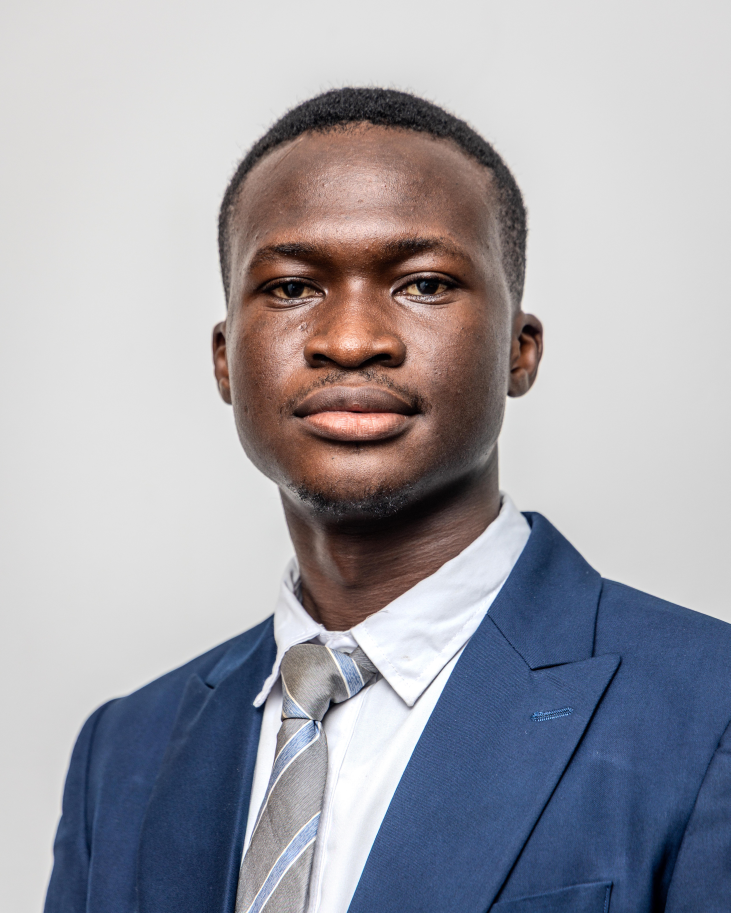
#> input picture photo.JPG, 4382 x 5477 px, found by its file name (shown at 1/6 size)
$ python today.py
#> lines starting #> are read from the running program, lines starting #| are printed output that depends on the picture
#!/usr/bin/env python3
"""
Generates Abdulai Yorli Iddrisu's animated neofetch-style GitHub profile SVGs.

Inspired by Andrew6rant's profile. It:
  1. Converts `photo.jpg` into a colored ASCII-art portrait.
  2. Fetches live GitHub stats (repos, stars, commits, followers, account age)
     via the GitHub GraphQL API.
  3. Renders `dark_mode.svg` and `light_mode.svg`.

Locally:   python today.py            (uses placeholder stats if no token)
In CI:     set env ACCESS_TOKEN + USER_NAME, then run.

Env vars:
  ACCESS_TOKEN  GitHub Personal Access Token (classic) with `read:user`,
                `repo` scopes. In GitHub Actions this is a repo secret.
  USER_NAME     GitHub login (default: yorliabdulai)
"""

from __future__ import annotations
import datetime as _dt
import html
import json
import os
import glob
import urllib.request
import urllib.error
from PIL import Image, ImageOps, ImageEnhance

HERE = os.path.dirname(os.path.abspath(__file__))


def _find_photo():
    """Locate photo.* regardless of case/extension (Linux CI is case-sensitive)."""
    for pat in ("photo.jpg", "photo.jpeg", "photo.png", "photo.JPG",
                "photo.JPEG", "photo.PNG"):
        p = os.path.join(HERE, pat)
        if os.path.exists(p):
            return p
    hits = [f for f in glob.glob(os.path.join(HERE, "photo.*"))
            if f.lower().rsplit(".", 1)[-1] in ("jpg", "jpeg", "png")]
    return hits[0] if hits else os.path.join(HERE, "photo.jpg")


PHOTO = _find_photo()

USER_NAME = os.environ.get("USER_NAME", "yorliabdulai")
# Prefer a user PAT (full contribution data); fall back to the Action's
# built-in GITHUB_TOKEN so stats can work even without creating a PAT.
ACCESS_TOKEN = (os.environ.get("ACCESS_TOKEN")
                or os.environ.get("GH_TOKEN")
                or os.environ.get("GITHUB_TOKEN") or "")

# ---- personal info (edit here) ----------------------------------------------
LINKEDIN = os.environ.get("LINKEDIN", "linkedin.com/in/abdulai-yorli-iddrisu")
MEDIUM = os.environ.get("MEDIUM", "medium.com/@iddrisuabdulaiyorli1")

# --- Portrait config ----------------------------------------------------------
# The portrait is rendered as deterministic colored pixels (SVG <rect>s), NOT
# font-based ASCII. Text ASCII gets distorted by whatever monospace font the
# viewer's browser happens to use; rectangles render pixel-identically
# everywhere, so the face is always faithful.
PORTRAIT_COLS = 74           # horizontal resolution of the portrait
CELL = 5.6                   # px per pixel-cell
BG_DROP = 0.88               # normalized-luminance above this -> transparent bg
# Info-panel text-cell metrics.
CHAR_W = 8.4
CHAR_H = 16.0


# =============================================================================
# GitHub GraphQL stats
# =============================================================================
# [20 lines left out: function _gql, not called in this run]


def _placeholder_stats() -> dict:
    return dict(
        repos="—", contributed="—", stars="—", commits="—",
        followers="—", following="—", uptime="live in CI",
        year=_dt.date.today().year, live=False,
    )


def fetch_stats() -> dict:
    """Return a dict of live stats, or placeholder values on any problem.

    Prints clear diagnostics to the Action log so failures are debuggable.
    """
    src = ("ACCESS_TOKEN" if os.environ.get("ACCESS_TOKEN")
           else "GH_TOKEN" if os.environ.get("GH_TOKEN")
           else "GITHUB_TOKEN" if os.environ.get("GITHUB_TOKEN") else None)
    print(f"[stats] user={USER_NAME}  token_source={src}  "
          f"token_present={bool(ACCESS_TOKEN)}")
    if not ACCESS_TOKEN:
        print("[stats] No token in environment -> placeholder '—'. "
              "In the workflow, ensure a token is passed as ACCESS_TOKEN "
              "(secret) or GITHUB_TOKEN.")
        return _placeholder_stats()

    try:
        return _fetch_stats_live()
    except Exception as e:  # noqa: BLE001 - log & degrade, never break the run
        print(f"[stats] API ERROR -> placeholder. Reason: {e}")
        return _placeholder_stats()


# [60 lines left out: function _fetch_stats_live, not called in this run]


# =============================================================================
# ASCII portrait
# =============================================================================
def load_and_crop(path: str) -> Image.Image:
    """Tight head-and-shoulders crop, then enhance so facial features pop."""
#> called with path = 'photo.jpg'
    img = Image.open(path).convert("RGB")
#> img is the input picture: PIL image 4382x5477 RGB; mean R, G, B 161.9, 161.1, 168.4
    img = ImageOps.exif_transpose(img)          # respect camera orientation
    w, h = img.size
#> w = 4382; h = 5477
    # Crop to the top ~60% (head + shoulders) and trim a little off the sides
    # so the face fills the frame -> maximum detail per character.
    left, right = int(w * 0.06), int(w * 0.94)
#> left = 262; right = 4119
    img = img.crop((left, 0, right, int(h * 0.60)))
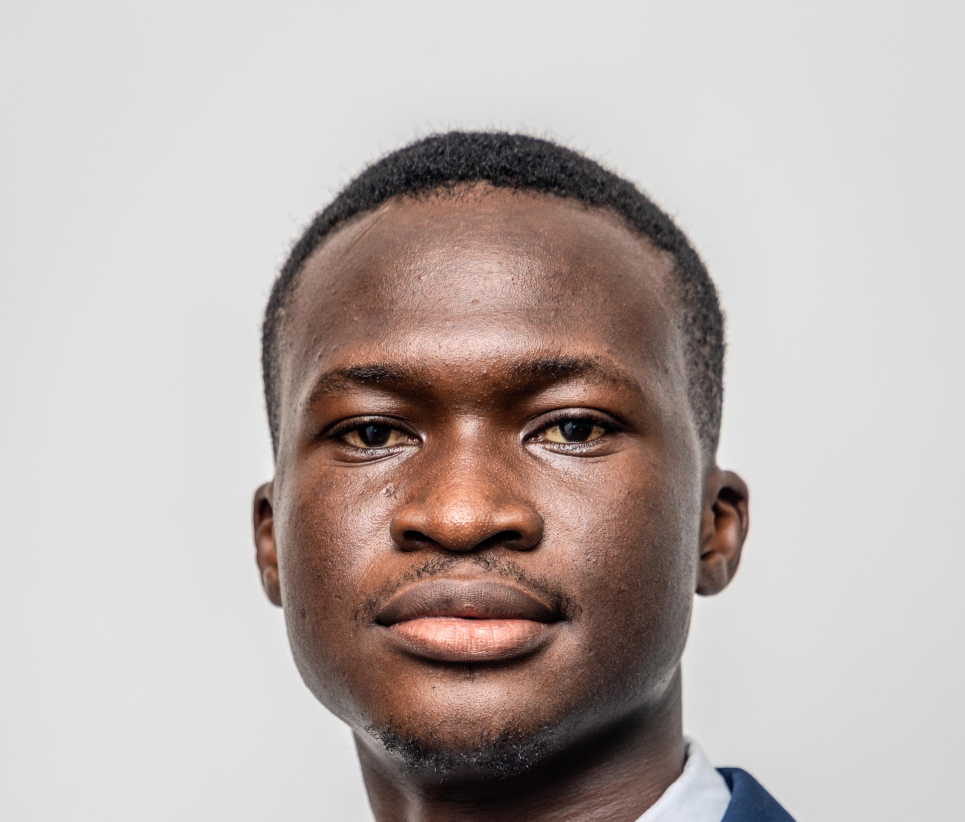
#> img: PIL image 3857x3286 RGB (shown at 1/4 size); mean R, G, B 187.7, 177.3, 174
    # Feature enhancement: normalize tonal range, boost contrast, sharpen edges.
    img = ImageOps.autocontrast(img, cutoff=1)
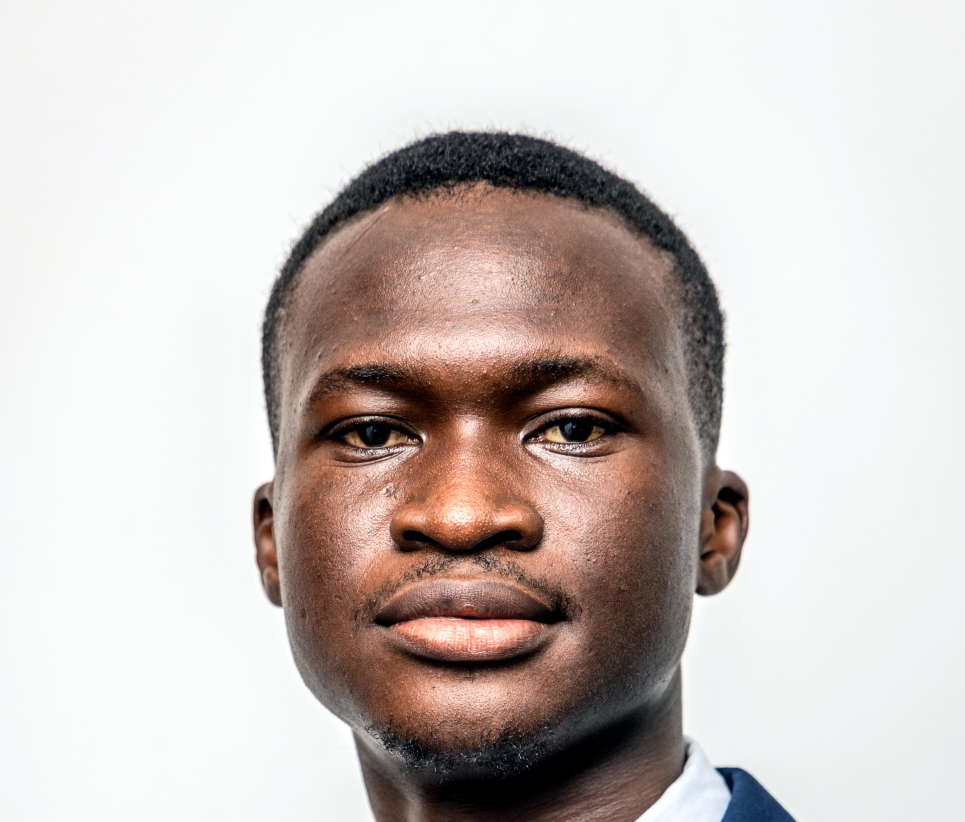
#> img: PIL image 3857x3286 RGB (shown at 1/4 size); mean R, G, B 204.1, 195.3, 191.7
    img = ImageEnhance.Contrast(img).enhance(1.25)
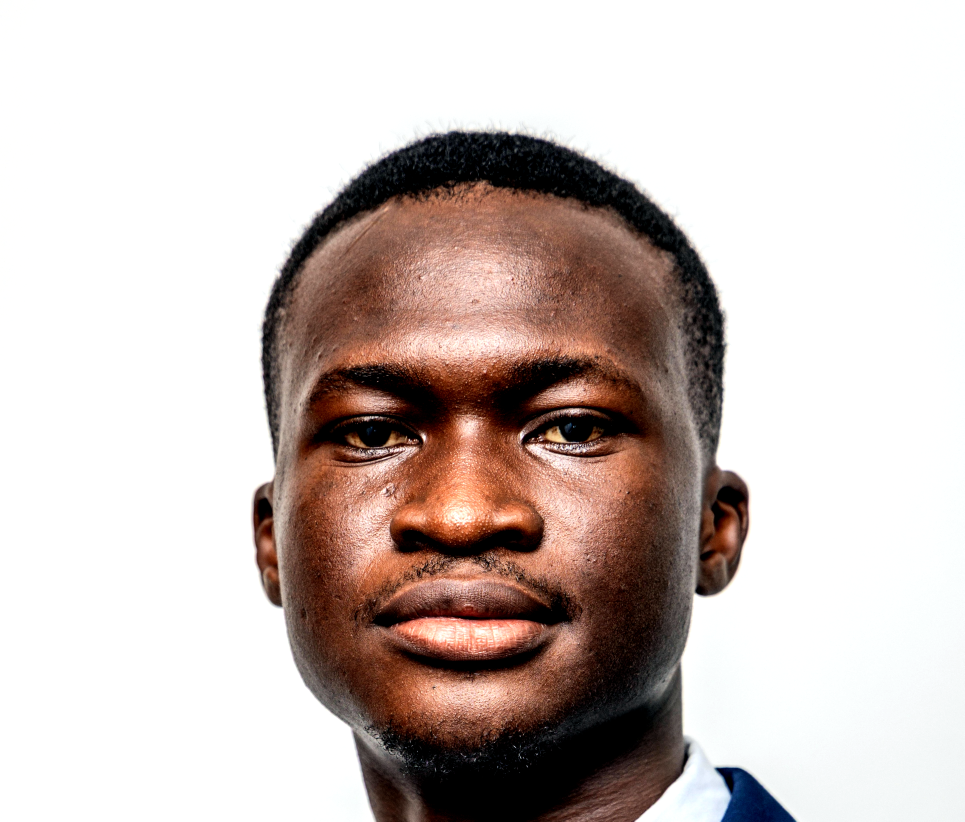
#> img: PIL image 3857x3286 RGB (shown at 1/4 size); mean R, G, B 203.7, 191.7, 187.5
    img = ImageEnhance.Sharpness(img).enhance(1.6)
    return img


def to_pixels(img: Image.Image):
    """Downsample to a grid of hex colors; None marks dropped background."""
    cols = PORTRAIT_COLS
#> cols = 74
    w, h = img.size
#> w = 3857; h = 3286
    rows = max(1, round(cols * h / w))          # square cells -> no distortion
#> rows = 63
    small = img.resize((cols, rows), Image.LANCZOS)
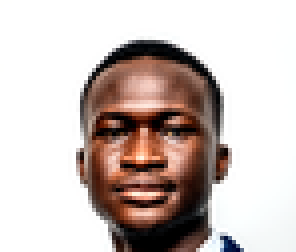
#> small: PIL image 74x63 RGB (shown 4 times larger); mean R, G, B 203.5, 191.4, 187.3

    # Contrast-stretch luminance so the bright studio background is easy to drop.
    lums = []
    for y in range(rows):
        for x in range(cols):
            r, g, b = small.getpixel((x, y))
            lums.append(0.2126 * r + 0.7152 * g + 0.0722 * b)
#> after the loop, lums = 4662 values, max 255 at index 3, min 0 at index 995, mean 193.7
    lo, hi = min(lums), max(lums)
#> lo = 0; hi = 255
    span = max(1.0, hi - lo)
#> span = 255

    def boost(c):
        return max(0, min(255, int(c * 1.12) + 8))

    grid = []
    for y in range(rows):
        row = []
        for x in range(cols):
            r, g, b = small.getpixel((x, y))
            lum = 0.2126 * r + 0.7152 * g + 0.0722 * b
            norm = (lum - lo) / span
            if norm > BG_DROP:                  # bright studio bg -> transparent
                row.append(None)
            else:
                row.append(f"#{boost(r):02x}{boost(g):02x}{boost(b):02x}")
        grid.append(row)
#> after the loop, grid = 63 items
    return grid


# [12 lines left out: function placeholder_pixels, not called in this run]


def pixels_to_svg(grid, x0, y0):
    """Render the color grid as SVG rects (deterministic in every browser)."""
    out = []
    c = CELL
    ov = 0.5                                     # overlap kills hairline seams
    for y, row in enumerate(grid):
        yy = y0 + y * c
        for x, col in enumerate(row):
            if col is None:
                continue
            out.append(
                f'<rect x="{x0 + x * c:.2f}" y="{yy:.2f}" '
                f'width="{c + ov:.2f}" height="{c + ov:.2f}" fill="{col}"/>'
            )
    return "".join(out), len(grid)


# =============================================================================
# neofetch info panel
# =============================================================================
def info_lines(stats, accent, dim, text, accent2):
    A, D, T, G = accent, dim, text, accent2
    return [
        [("yorli", A), ("@", T), ("github", A)],
        [("-" * 26, D)],
        [("OS", A), (": ", T), ("Ubuntu Linux / Windows 11", T)],
        [("Host", A), (": ", T), ("KPMG Ghana · Accra", T)],
        [("Role", A), (": ", T), ("Software / Cloud & Infra Engineer", T)],
        [("Uptime", A), (": ", T), (stats["uptime"], T)],
        [("Kernel", A), (": ", T), ("AWS SAA-C03 · KCNA", T)],
        [("Shell", A), (": ", T), ("bash · pwsh · zsh", T)],
        [("Editor", A), (": ", T), ("VS Code · Vim", T)],
        [("", T)],
        [("Languages.Code", A), (": ", T),
         ("TypeScript · Python · Java · Solidity", T)],
        [("Languages.Real", A), (": ", T), ("English · Dagbani · Twi", T)],
        [("Cloud", A), (": ", T), ("AWS (EC2, VPC, S3, RDS, IAM, Route53)", T)],
        [("Infra", A), (": ", T), ("Terraform · Docker · Kubernetes", T)],
        [("Stack", A), (": ", T), ("React · Next.js · Node · Supabase", T)],
        [("Web3", A), (": ", T), ("Solidity · IPFS · Wagmi · NFTs", T)],
        [("", T)],
        [("Repos", A), (": ", T), (stats["repos"], G),
         ("  Stars", A), (": ", T), (stats["stars"], G),
         ("  Followers", A), (": ", T), (stats["followers"], G)],
        [(f"Commits ({stats['year']})", A), (": ", T), (stats["commits"], G),
         ("  Following", A), (": ", T), (stats["following"], G)],
        [("", T)],
        [("LinkedIn", A), (": ", T), (LINKEDIN.replace("linkedin.com/", ""), T)],
        [("Medium", A), (": ", T), (MEDIUM.replace("medium.com/", ""), T)],
    ]


def info_to_svg(lines, x0, y0):
    out = []
    for i, segs in enumerate(lines):
        y = y0 + i * CHAR_H
        spans = "".join(
            f'<tspan fill="{c}">{html.escape(s)}</tspan>' for s, c in segs
        )
        out.append(f'<text x="{x0:.1f}" y="{y:.1f}" class="info">{spans}</text>')
    return "\n".join(out), len(lines)


THEMES = {
    "dark": dict(
        bg="#0d1117", border="#30363d", titlebar="#161b22", title="#c9d1d9",
        accent="#58a6ff", accent2="#3fb950", dim="#484f58", text="#c9d1d9",
        prompt="#3fb950", cursor="#58a6ff",
        red="#ff5f56", yellow="#ffbd2e", green="#27c93f"),
    "light": dict(
        bg="#ffffff", border="#d0d7de", titlebar="#f6f8fa", title="#24292f",
        accent="#0969da", accent2="#1a7f37", dim="#8c959f", text="#24292f",
        prompt="#1a7f37", cursor="#0969da",
        red="#ff5f56", yellow="#ffbd2e", green="#27c93f"),
}


def build_svg(theme_name, grid, stats):
    t = THEMES[theme_name]
    pad, title_h = 24, 40
    top = title_h + 28

    port_x = pad + 6
    port_y = top + 14
    port_svg, n_rows = pixels_to_svg(grid, port_x, port_y)
    port_w = PORTRAIT_COLS * CELL
    port_h = n_rows * CELL

    lines = info_lines(stats, t["accent"], t["dim"], t["text"], t["accent2"])
    n_info = len(lines)
    info_h = n_info * CHAR_H
    info_x = port_x + port_w + 46
    info_y = port_y + max(0.0, (port_h - info_h) / 2)   # center vs portrait
    info_svg, _ = info_to_svg(lines, info_x, info_y)

    max_chars = max(sum(len(s) for s, _ in segs) for segs in lines)
    info_w = max_chars * CHAR_W

    header_y = top - 6
    body_bottom = port_y + max(port_h, info_h)
    prompt_y = body_bottom + 26
    height = int(prompt_y + 40)
    width = max(int(info_x + info_w + pad), 900)

    typed = ("Abdulai Yorli Iddrisu — building reliable cloud "
             "& web systems from Accra.")
    typed_w = len(typed) * CHAR_W

    styles = f"""
    <style>
      .mono {{ font-family:'JetBrains Mono','Fira Code','Cascadia Code','SF Mono',Consolas,monospace; }}
      .ascii{{ font-size:9px; font-family:'JetBrains Mono','Fira Code',Consolas,monospace; }}
      .info {{ font-size:13.5px; }}
      .title{{ fill:{t['title']}; font-size:13px; }}
      .type {{ fill:{t['accent']}; font-size:15px; }}
      .prompt{{ font-size:14px; }}
      .cursor{{ fill:{t['cursor']}; }}
      text {{ dominant-baseline:hanging; }}
    </style>"""

    header = f"""
    <g class="mono">
      <clipPath id="tc-{theme_name}">
        <rect x="{pad}" y="{header_y-4}" width="0" height="24">
          <animate attributeName="width" from="0" to="{typed_w+10:.0f}"
                   dur="2.6s" begin="0.4s" fill="freeze"
                   calcMode="spline" keyTimes="0;1" keySplines="0.2 0 0.1 1"/>
        </rect>
      </clipPath>
      <text x="{pad}" y="{header_y}" class="type"
            clip-path="url(#tc-{theme_name})">{html.escape(typed)}</text>
      <rect x="{pad}" y="{header_y-2}" width="8" height="18" class="cursor">
        <animate attributeName="x" from="{pad}" to="{pad+typed_w:.0f}"
                 dur="2.6s" begin="0.4s" fill="freeze"
                 calcMode="spline" keyTimes="0;1" keySplines="0.2 0 0.1 1"/>
        <animate attributeName="opacity" values="1;1;0;1" dur="1s"
                 begin="3s" repeatCount="indefinite"/>
      </rect>
    </g>"""

    prompt = f"""
    <g class="mono prompt">
      <text x="{pad}" y="{prompt_y}"><tspan fill="{t['prompt']}">yorli@github</tspan><tspan fill="{t['text']}">:</tspan><tspan fill="{t['accent']}">~</tspan><tspan fill="{t['text']}">$ ./contact --lets-build</tspan></text>
      <rect x="{pad + 39*CHAR_W:.0f}" y="{prompt_y-2}" width="8" height="16" class="cursor">
        <animate attributeName="opacity" values="1;1;0;0" dur="1.1s"
                 begin="3.6s" repeatCount="indefinite"/>
      </rect>
    </g>"""

    return f"""<svg width="{width}" height="{height}" viewBox="0 0 {width} {height}"
     xmlns="http://www.w3.org/2000/svg" role="img"
     aria-label="Abdulai Yorli Iddrisu - neofetch terminal profile">
  {styles}
  <rect x="1" y="1" width="{width-2}" height="{height-2}" rx="12"
        fill="{t['bg']}" stroke="{t['border']}" stroke-width="1.5"/>
  <path d="M1 13 a12 12 0 0 1 12 -12 h{width-26} a12 12 0 0 1 12 12 v27 h-{width-2} z"
        fill="{t['titlebar']}"/>
  <circle cx="22" cy="20" r="6" fill="{t['red']}"/>
  <circle cx="42" cy="20" r="6" fill="{t['yellow']}"/>
  <circle cx="62" cy="20" r="6" fill="{t['green']}"/>
  <text x="{width/2:.0f}" y="14" text-anchor="middle" class="mono title"
        style="dominant-baseline:hanging">yorli@github: ~/profile</text>
  {header}
  <g opacity="0">
    <animate attributeName="opacity" from="0" to="1" dur="0.8s"
             begin="2.8s" fill="freeze"/>
    {port_svg}
  </g>
  <g class="mono" opacity="0">
    <animate attributeName="opacity" from="0" to="1" dur="0.8s"
             begin="2.8s" fill="freeze"/>
    {info_svg}
  </g>
  {prompt}
</svg>
"""


def main():
    if os.path.exists(PHOTO):
        grid = to_pixels(load_and_crop(PHOTO))
#> grid = 63 items
        print(f"Pixel portrait: {PORTRAIT_COLS}x{len(grid)} "
              f"from {os.path.basename(PHOTO)}")
#| Pixel portrait: 74x63 from photo.jpg
    else:
        grid = placeholder_pixels()
        print("photo not found - placeholder portrait.")

    stats = fetch_stats()
    print("Stats:", "live" if stats["live"] else "placeholder", stats)

    for name in ("dark", "light"):
        svg = build_svg(name, grid, stats)
        with open(os.path.join(HERE, f"{name}_mode.svg"), "w",
                  encoding="utf-8") as f:
            f.write(svg)
        print(f"wrote {name}_mode.svg")
#> this loop made 2 passes
#> (n_rows in build_svg, port_h in build_svg, info_y in build_svg, max_chars in build_svg, info_w in build_svg, body_bottom in build_svg, prompt_y in build_svg, height in build_svg) on passes 1 to 2: (63, 352.8, 82.4, 53, 445.2, 434.8, 460.8, 500), (63, 352.8, 82.4, 53, 445.2, 434.8, 460.8, 500)


if __name__ == "__main__":
    main()
